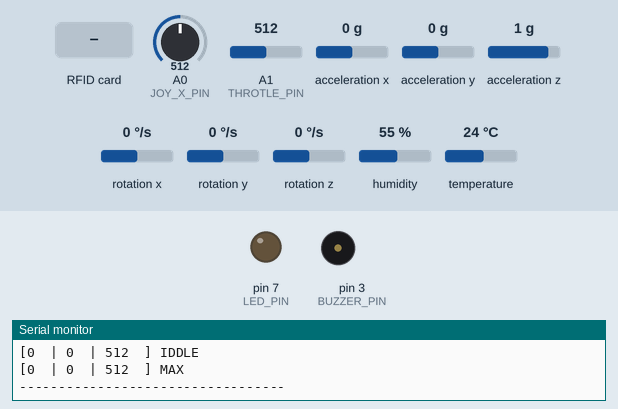
Bench run of a sketch on a simulated Arduino Uno, built with avr-gcc and run on an emulated ATmega328P. Parts: output pins drawn as LEDs (lit = HIGH), buzzer (waves = sounding), the last lines printed to the serial monitor. The test bench sets the inputs (shaded band); at power-on: A0 (JOY_X_PIN) = 512, A1 (THROTLE_PIN) = 512, acceleration x 0 g, acceleration y 0 g, acceleration z 1 g, rotation x 0 °/s, rotation y 0 °/s, rotation z 0 °/s, humidity 55 %, temperature 24 °C. Pins used as bus, display or sensor lines are not drawn.

Above: at 1.2 s.
1.3 s: RFID card 75 17 77 89 held to the reader
At 1.55 s:
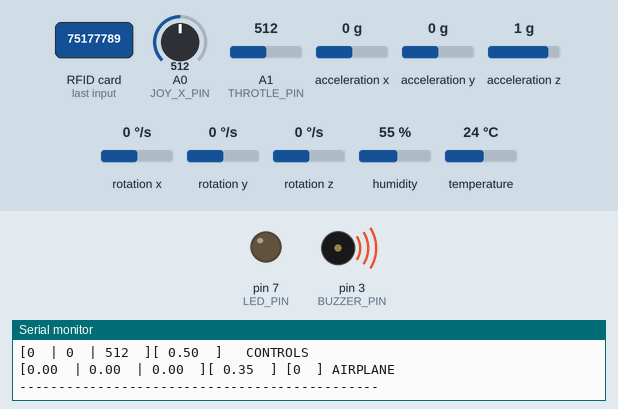
3.2 s: RFID card 5E 7A 19 C4 held to the reader
Timing chart, 0 to 6.2 s (numbered marks = the images above; inputs shaded):
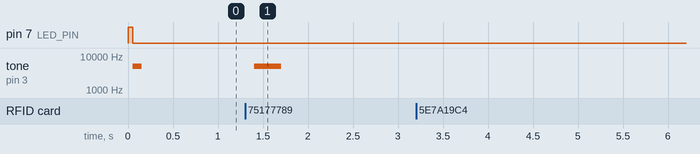

The sketch:

plane.ino
```cpp
//acelarómetro
#include <Wire.h>
#include <SPI.h>
#include <SparkFun_MMA8452Q.h>
MMA8452Q accel;

//Sensor temperatura e humidade
#include "DHT.h"
#define DHTPIN 2
#define DHTTYPE DHT11
DHT dht(DHTPIN, DHTTYPE);

//Antena RFID
#include <MFRC522.h>
#define SS_PIN 10
#define RST_PIN 9
MFRC522 rfid(SS_PIN, RST_PIN); // Instance of the class
MFRC522::MIFARE_Key key;
byte nuidPICC[4];
String nuidMaster = "75177789";

// -- PIN's --------
#define JOY_X_PIN A0
#define THROTLE_PIN A1
#define TEMP_PIN 4
#define BUZZER_PIN 3
#define LED_PIN 7
// ---- End PIN's ------

//Outros defines
#define DELAY 5
#define SIM_DELAY 5
#define MAX_ROLL 90
#define MIN_ROLL -90
#define MAX_PITCH 45
#define MIN_PITCH -45
#define PYTHON_OUT false

// Variaveis para simulação de voo
double pitch = 0;
double roll = 0.0;
double heading = 0.0; // 0 a 359 degrees
int altitude = 0; //feet
int ground_distance = 0; //Feet
double air_speed = 0.0; //Knots
int vertical_speed = 0; //feet per minute
double engine_load = 0.0;
// --------------

//variaveis do volante
short int yaw_value = 0;
short int pitch_value = 0;
short int roll_value = 0;
double throttle = 0.0;

short int max_yaw_value = -1025;
short int max_pitch_value = -1025;
short int max_roll_value = -1025;

short int min_yaw_value = 1025;
short int min_pitch_value = 1025;
short int min_roll_value = 1025;

short int iddle_yaw_value = 0;
short int iddle_pitch_value = 0;
short int iddle_roll_value = 0;
//--------------------

// Outras Variaveis ---
float temperature = 0.0;
float humidity = 0.0;
bool locked = true;
short int print_tick = 0;
short int ang_tick = 0;
short int temp_tick = 0;
short int accel_tick = 0;
short int joystick_tick = 0;
short int throttle_tick = 0;
short int rfid_tick = 0;
short int sim_tick = 0;
short int calib_tick = 0;
short int tick = 0;
short int dummy_int = 0;
double dummy_double = 0;
String dummy_string = "";

// --------------------

void setup() {

  digitalWrite(LED_PIN, HIGH);
  Serial.begin(9600);
  accel.init();
  dht.begin();
  pinMode(BUZZER_PIN, OUTPUT);
  pinMode(TEMP_PIN, INPUT);
  pinMode(LED_PIN, OUTPUT);
  SPI.begin(); // Init SPI bus
  rfid.PCD_Init(); // Init MFRC522

  for (byte i = 0; i < 6; i++) {
    key.keyByte[i] = 0xFF;
  }

  while (!Serial);

  tone(BUZZER_PIN, 5000, 100);
  digitalWrite(LED_PIN, LOW);

}

void loop() {

  addTick();

  if (passed(rfid_tick, 500))
    handleRFID();

  if (locked) {

    calibrate();

    if (passed(calib_tick, 500))
      printCalibration();

  } else {

    if (passed(accel_tick, 20))
      readAccel();

    if (passed(throttle_tick, 20))
      readThrottle();

    if (passed(joystick_tick, 20))
      readJoystick();

    if (passed(temp_tick, 5000))
      readTemp();

    if (passed(sim_tick, 50))
      processSimulation();

    if (PYTHON_OUT) {

      if (passed(ang_tick, 50))
        printAngles();

    } else {

      if (passed(print_tick, 500))
        printVariables();

    }

  }

  delay(DELAY);
}

void addTick() {
  temp_tick++;
  accel_tick++;
  joystick_tick++;
  throttle_tick++;
  rfid_tick++;
  print_tick++;
  sim_tick++;
  calib_tick++;
  ang_tick++;
}

bool passed(int tick_var, int ms) {
  if (tick_var * DELAY >= ms)
    return true;
  else
    return false;
}

void printAngles() {

  ang_tick = 0;
  Serial.print("!ANG:");
  Serial.print(roll);
  Serial.print(",");
  Serial.print(pitch);
  Serial.print(",");
  Serial.println(heading);

}

void printVariables() {
  print_tick = 0;
  Serial.print("[");
  Serial.print(pitch_value);
  Serial.print("\t| ");
  Serial.print(roll_value);
  Serial.print("\t| ");
  Serial.print(yaw_value);
  Serial.print("\t][ ");
  Serial.print(throttle);
  Serial.print("\t] \tCONTROLS");
  Serial.println();

  Serial.print("[");
  Serial.print(pitch);
  Serial.print("\t| ");
  Serial.print(roll);
  Serial.print("\t| ");
  Serial.print(heading);
  Serial.print("\t][ ");
  Serial.print(air_speed);
  Serial.print("\t] [");
  Serial.print(ground_distance);
  Serial.print("\t]");
  Serial.println(" AIRPLANE");
  Serial.println("----------------------------------------------");

}

void printCalibration() {

  calib_tick = 0;
  Serial.print("[");
  Serial.print(min_pitch_value);
  Serial.print("\t| ");
  Serial.print(min_roll_value);
  Serial.print("\t| ");
  Serial.print(min_yaw_value);
  Serial.print("\t] MIN");
  Serial.println();

  Serial.print("[");
  Serial.print(iddle_pitch_value);
  Serial.print("\t| ");
  Serial.print(iddle_roll_value);
  Serial.print("\t| ");
  Serial.print(iddle_yaw_value);
  Serial.print("\t] IDDLE");
  Serial.println();

  Serial.print("[");
  Serial.print(max_pitch_value);
  Serial.print("\t| ");
  Serial.print(max_roll_value);
  Serial.print("\t| ");
  Serial.print(max_yaw_value);
  Serial.print("\t] MAX");
  Serial.println();

  Serial.println("----------------------------------");
}

void readTemp() {

  temp_tick = 1;
  temperature = dht.readTemperature();
  humidity = dht.readHumidity();

}

void readAccel() {

  accel_tick = 0;
  accel.read();
  pitch_value = accel.x;
  roll_value = accel.y;

}

void readThrottle() {

  throttle_tick = 0;
  dummy_double = analogRead(THROTLE_PIN);

  throttle = (dummy_double / 1022.00);

  if (throttle < 0.01)
    throttle = 0.0;
  else if (throttle > 0.99)
    throttle = 1.0;
}

void readJoystick () {
  joystick_tick = 0;
  yaw_value = analogRead(JOY_X_PIN);
}

void handleRFID() {

  rfid_tick = 0;

  // Look for new cards
  if ( ! rfid.PICC_IsNewCardPresent())
    return;

  // Verify if the NUID has been readed
  if ( ! rfid.PICC_ReadCardSerial())
    return;

  MFRC522::PICC_Type piccType = rfid.PICC_GetType(rfid.uid.sak);
  Serial.println("RFID Triggered!");

  // Check is the PICC of Classic MIFARE type
  if (piccType != MFRC522::PICC_TYPE_MIFARE_MINI &&
    piccType != MFRC522::PICC_TYPE_MIFARE_1K &&
    piccType != MFRC522::PICC_TYPE_MIFARE_4K) {
    Serial.println(F("Your tag is not of type MIFARE Classic."));
    return;
  }

  if (air_speed <= 1 && ground_distance <= 0.1) {

    if (rfid.uid.uidByte[0] == nuidPICC[0] ||
    rfid.uid.uidByte[1] == nuidPICC[1] ||
    rfid.uid.uidByte[2] == nuidPICC[2] ||
    rfid.uid.uidByte[3] == nuidPICC[3] )
      return;

    dummy_string = "";
    // Store NUID into nuidPICC array
    for (byte i = 0; i < 4; i++) {
      nuidPICC[i] = rfid.uid.uidByte[i];
      dummy_string.concat(String(nuidPICC[i] < 0x10 ? " 0" : " "));
      dummy_string.concat(String(nuidPICC[i], HEX));
    }

    dummy_string.replace(" ", "");

    if (nuidMaster.equals(dummy_string)) {

      if (locked) {
        locked = false;
        Serial.println("Plane unlocked!");
        tone(BUZZER_PIN, 5000, 300);

        Serial.print("Iddle Pitch: ");
        Serial.println(iddle_pitch_value);

      } else {
        locked = true;
        Serial.println("Plane locked!");

      }

    } else {
      tone(BUZZER_PIN, 200, 300);
      Serial.println("Chave invalida!");
    }

  } else {
    Serial.println("Não pode bloquear ou desbloquear o avião enquanto este está a voar.");
  }

  // Halt PICC
  rfid.PICC_HaltA();

  // Stop encryption on PCD
  rfid.PCD_StopCrypto1();

}

void processSimulation() {

  sim_tick = 0;
  int local_pitch = 0;
  int local_roll = 0;
  int local_yaw = 0;

  //Load pitch
  if (pitch_value > max_pitch_value)
    local_pitch = max_pitch_value;
  else if (pitch_value < min_pitch_value)
    local_pitch = min_pitch_value;
  else
    local_pitch = pitch_value;

  local_pitch -= iddle_pitch_value;

  //load Roll
  if (roll_value > max_roll_value)
    local_roll = max_roll_value;
  else if (roll_value < min_roll_value)
    local_roll = min_roll_value;
  else
    local_roll = roll_value;

  local_roll -= iddle_roll_value;


  //Load yaw
  if (yaw_value > max_yaw_value)
    local_yaw = max_yaw_value;
  else if (yaw_value < min_yaw_value)
    local_yaw = min_yaw_value;
  else
    local_yaw = yaw_value;

  local_yaw -= iddle_yaw_value;

  //Process pitch
  if (local_pitch > 10 && air_speed > 120) {
    pitch += ((((local_pitch * 100) / max_pitch_value) * SIM_DELAY) * 0.01) * 0.1;
  } else if (local_pitch < -10 && air_speed > 120) {
    pitch -= ((((local_pitch * 100) / min_pitch_value) * SIM_DELAY) * 0.01) * 0.1;
  } else {

    if (pitch < -0.1)
      pitch += 0.02 * SIM_DELAY;
    else if (pitch > 0.1)
      pitch -= 0.02 * SIM_DELAY;

  }

  if (pitch > MAX_PITCH)
    pitch = MAX_PITCH;
  else if (pitch < MIN_PITCH)
    pitch = MIN_PITCH;

  //process ROLL
  if (local_roll > 10 && air_speed > 120) {
    roll += (((local_roll / 10) * SIM_DELAY) * 0.01);
  } else if (local_roll < -10 && air_speed > 120) {
    roll += (((local_roll / 10) * SIM_DELAY) * 0.01);
  } else {
    if (roll < -0.1)
      roll += 0.01 * SIM_DELAY;
    else if (roll > 0.1)
      roll -= 0.01 * SIM_DELAY;
  }

  if (roll > MAX_ROLL)
    roll = MAX_ROLL;
  else if (roll < MIN_ROLL)
    roll = MIN_ROLL;

  //Process HEADING using YAW
  if (ground_distance == 0) {

    dummy_double = heading;

    if (air_speed > 2 && air_speed < 15) {
      dummy_double += (((local_yaw / 10) * SIM_DELAY) * air_speed) * 0.01;
    } else if (air_speed >= 15){
      dummy_double += (((local_yaw / 10) * SIM_DELAY) / air_speed) * 0.01;
    }

  } else {
    dummy_double += (((local_yaw / 10) * SIM_DELAY) / air_speed) * 0.01;
  }

  //handle speed
  if (ground_distance <= 0.1) {

    if (throttle > 0.10) {
      air_speed += 0.001 + (throttle) - (air_speed * 0.002);
    }

    air_speed -= SIM_DELAY * 0.03;

  } else if (ground_distance > 0.1) {

    if (throttle > 0.10) {
      air_speed += 0.001 + (throttle) - (air_speed * 0.002) - (pitch * 0.05) - (roll * 0.01);
    }

    air_speed -= SIM_DELAY * 0.02;
  }

  if (air_speed < 0)
    air_speed = 0.0;
  else if (air_speed > 330) {
      air_speed--;
  }

  //fix heading
  if (heading > 360) {
    heading -= 360;
  } else if (heading < 0) {
    heading += 360;
  }

  //Handle altitude
  if ((pitch > 0.2 || pitch < -0.2) && air_speed > 140) {
    ground_distance += ((local_pitch / 10) * 0.01) * SIM_DELAY;
  }

}

void calibrate() {

  readAccel();
  readJoystick();

  if (yaw_value < min_yaw_value) min_yaw_value = yaw_value;
  if (pitch_value < min_pitch_value) min_pitch_value = pitch_value;
  if (roll_value < min_roll_value) min_roll_value = roll_value;

  if (yaw_value > max_yaw_value) max_yaw_value = yaw_value;
  if (pitch_value > max_pitch_value) max_pitch_value = pitch_value;
  if (roll_value > max_roll_value) max_roll_value = roll_value;

  iddle_yaw_value = yaw_value;
  iddle_pitch_value = pitch_value;
  iddle_roll_value = roll_value;

}

/**
 * Helper routine to dump a byte array as hex values to Serial.
 */
void printHex(byte *buffer, byte bufferSize) {
  for (byte i = 0; i < bufferSize; i++) {
    Serial.print(buffer[i] < 0x10 ? " 0" : " ");
    Serial.print(buffer[i], HEX);
  }
}

/**
 * Helper routine to dump a byte array as dec values to Serial.
 */
void printDec(byte *buffer, byte bufferSize) {
  for (byte i = 0; i < bufferSize; i++) {
    Serial.print(buffer[i] < 0x10 ? " 0" : " ");
    Serial.print(buffer[i], DEC);
  }
}
```

Measured:
- after the input at 1.3 s, tone on pin 3 (BUZZER_PIN): silent → 5000 Hz after 0.10 s, → silent 0.30 s later
